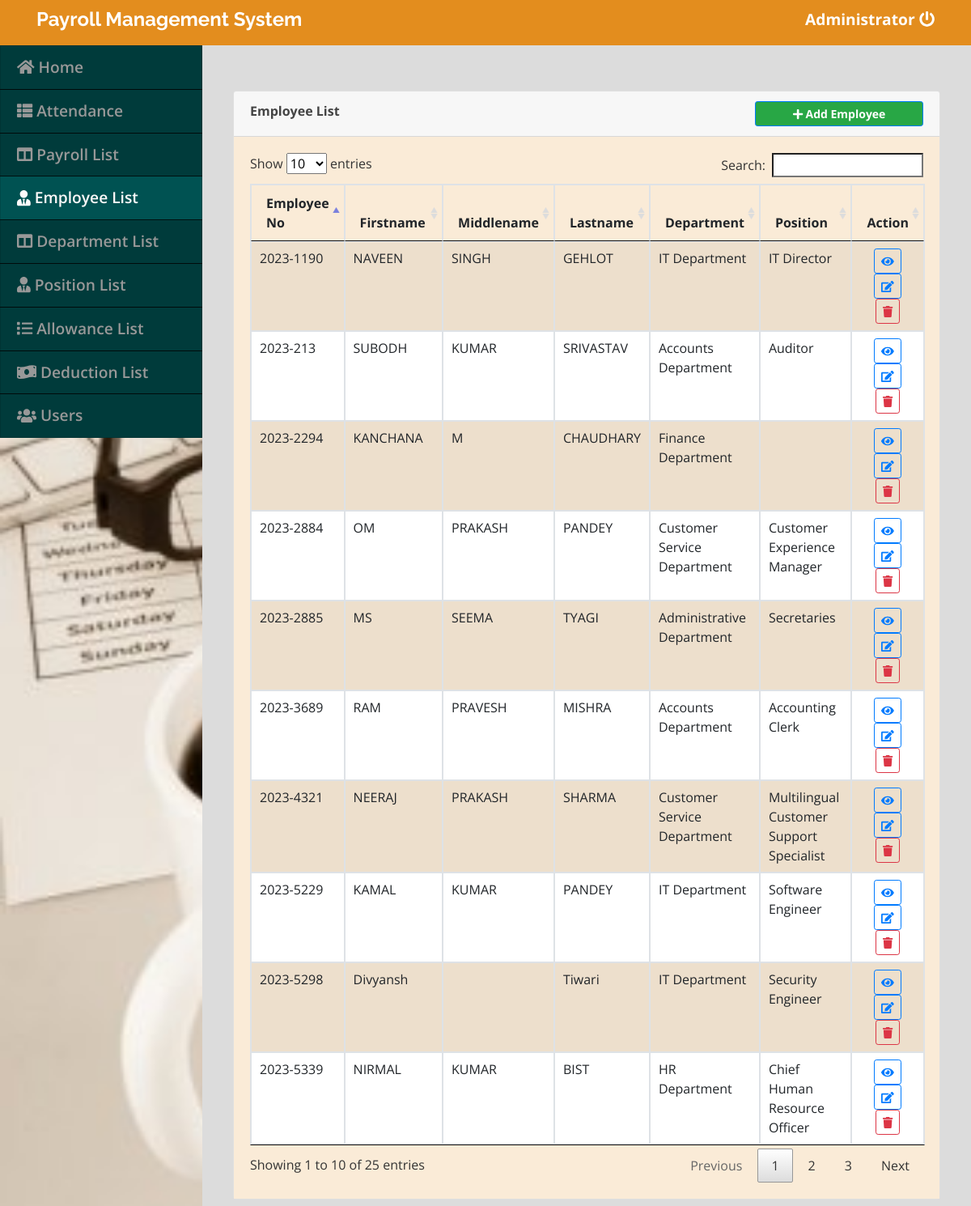
Page /index.php?page=employee (signed in) on the committed database.
### tables this page shows
CREATE TABLE `employee` (
  `id` int(20) NOT NULL,
  `employee_no` varchar(100) NOT NULL,
  `firstname` varchar(50) NOT NULL,
  `middlename` varchar(20) NOT NULL,
  `lastname` varchar(50) NOT NULL,
  `department_id` int(30) NOT NULL,
  `position_id` int(30) NOT NULL,
  `salary` double NOT NULL
);

### employee.php (the view, shortened to what this page needs)
<?php include('db_connect.php') ?>
		<div class="container-fluid " >
			<div class="col-lg-12">
				<br />
				<br />
				<div class="card">
					<div class="card-header">
						<span><b>Employee List</b></span>
						<button class="btn btn-primary btn-sm btn-block col-md-3 float-right" type="button" id="new_emp_btn" style="background-color: #28a745;color: white;font-weight: 700;"><span class="fa fa-plus"></span> Add Employee</button>
					</div>
					<div class="card-body" style="background-color: #faebd7;">
						<table id="table" class="table table-bordered table-striped">
							<thead>
								<tr>
									<th>Employee No</th>
									<th>Firstname</th>
									<th>Middlename</th>
									<th>Lastname</th>
									<th>Department</th>
									<th>Position</th>
									<th>Action</th>
								</tr>
							</thead>
							<tbody>
								<?php
									$d_arr[0] = "Unset";
									$p_arr[0] = "Unset";
									$dept = $conn->query("SELECT * from department order by name asc");
										while($row=$dept->fetch_assoc()):
											$d_arr[$row['id']] = $row['name'];
										endwhile;
										$pos = $conn->query("SELECT * from position order by name asc");
										while($row=$pos->fetch_assoc()):
											$p_arr[$row['id']] = $row['name'];
										 endwhile;
									$employee_qry=$conn->query("SELECT * FROM employee") or die(mysqli_error());
									while($row=$employee_qry->fetch_array()){
								?>
								<tr>
									<td><?php echo $row['employee_no']?></td>
									<td><?php echo $row['firstname']?></td>
									<td><?php echo $row['middlename']?></td>
									<td><?php echo $row['lastname']?></td>
									<td><?php echo $d_arr[$row['department_id']]?></td>
									<td><?php echo $p_arr[$row['position_id']]?></td>
									<td>
										<center>
										 <button class="btn btn-sm btn-outline-primary view_employee" data-id="<?php echo $row['id']?>" type="button"><i class="fa fa-eye"></i></button>
										 <button class="btn btn-sm btn-outline-primary edit_employee" data-id="<?php echo $row['id']?>" type="button"><i class="fa fa-edit"></i></button>
										<button class="btn btn-sm btn-outline-danger remove_employee" data-id="<?php echo $row['id']?>" type="button"><i class="fa fa-trash"></i></button>
										</center>
									</td>
								</tr>
								<?php
									}
								?>
							</tbody>
						</table>
					</div>
				</div>
			</div>
		</div>

### index.php (shortened to what this page needs)
<!DOCTYPE html>
<html lang="en">
<head>
<?php
 include('./header.php');
 ?>
</head>
<body>
	<?php include 'topbar.php' ?>
	<?php include 'navbar.php' ?>
  <main id="view-panel" >
      <?php $page = isset($_GET['page']) ? $_GET['page'] :'home'; ?>
  	<?php include $page.'.php' ?>
  </main>
</body>
</html>

### header.php (shortened to what this page needs)
  <link rel="stylesheet" href="assets/font-awesome/css/all.min.css">
<link href="assets/vendor/bootstrap/css/bootstrap.min.css" rel="stylesheet">
<link href="assets/vendor/icofont/icofont.min.css" rel="stylesheet">
<link href="assets/vendor/boxicons/css/boxicons.min.css" rel="stylesheet">
<link href="assets/vendor/venobox/venobox.css" rel="stylesheet">
<link href="assets/vendor/animate.css/animate.min.css" rel="stylesheet">
<link href="assets/vendor/remixicon/remixicon.css" rel="stylesheet">
<link href="assets/vendor/owl.carousel/assets/owl.carousel.min.css" rel="stylesheet">
<link href="assets/vendor/bootstrap-datepicker/css/bootstrap-datepicker.min.css" rel="stylesheet">
<link href="assets/DataTables/datatables.min.css" rel="stylesheet">
<link href="assets/css/jquery.datetimepicker.min.css" rel="stylesheet">
<link href="assets/css/select2.min.css" rel="stylesheet">
<link href="assets/css/style.css" rel="stylesheet">
<link type="text/css" rel="stylesheet" href="assets/css/jquery-te-1.4.0.css">

### topbar.php (shortened to what this page needs)
<nav class="navbar navbar-light fixed-top " style="padding:0;min-height:3.5rem; background-color: #e38d1e; border: #e38d1e;">
  <div class="container-fluid mt-2 mb-2">
  	<div class="col-lg-12"  >
      <div class="col-md-4 float-left text-white" >
        <h4><b>Payroll Management System</b></h4>
      </div>
	  	<div class="col-md-2 float-right text-white">
	  		<a href="ajax.php?action=logout" class="text-white" style="font-size:larger; font-weight:bolder; "><?php echo $_SESSION['login_name'] ?> <i class="fa fa-power-off"></i></a>
	    </div>
    </div>
  </div>
</nav>

### navbar.php (shortened to what this page needs)
<nav id="sidebar" class='mx-lt-5' style="background-color: grey;">
		<div class="sidebar-list" style="background-color: aqua; font-size:larger ;">
				<a href="index.php?page=home" class="nav-item nav-home"><span class='icon-field'><b class="fa fa-home"></b></span> Home</a>
				<a href="index.php?page=attendance" class="nav-item nav-attendance"><span class='icon-field'><i class="fa fa-th-list"></i></span> Attendance</a>
				<a href="index.php?page=payroll" class="nav-item nav-payroll"><span class='icon-field'><i class="fa fa-columns"></i></span> Payroll List</a>
				<a href="index.php?page=employee" class="nav-item nav-employee"><span class='icon-field'><i class="fa fa-user-tie"></i></span> Employee List</a>
				<a href="index.php?page=department" class="nav-item nav-department"><span class='icon-field'><i class="fa fa-columns"></i></span> Department List</a>
				<a href="index.php?page=position" class="nav-item nav-position"><span class='icon-field'><i class="fa fa-user-tie"></i></span> Position List</a>
				<a href="index.php?page=allowances" class="nav-item nav-allowances"><span class='icon-field'><i class="fa fa-list"></i></span> Allowance List</a>
				<a href="index.php?page=deductions" class="nav-item nav-deductions"><span class='icon-field'><i class="fa fa-money-bill-wave"></i></span> Deduction List</a>
				<?php if($_SESSION['login_type'] == 1): ?>
				<a href="index.php?page=users" class="nav-item nav-users"><span class='icon-field'><i class="fa fa-users"></i></span> Users</a>
			<?php endif; ?>
		</div>
</nav>

### assets/css/style.css (style rules this page uses)
body { font-family: "Open Sans", sans-serif; color: #444444; width: 100%; height: calc(100%); }
a { color: #1977cc; }
h1, h2, h3, h4, h5, h6 { font-family: "Raleway", sans-serif; }
nav#sidebar { height: calc(100%); position: fixed; z-index: 99; left: 0; width: 250px; background: url(assets/img/payroll-cover.jpg); background-repeat: no-repeat; background-size: cover; }
a.nav-item { position: relative; display: block; padding: .75rem 1.25rem; margin-bottom: -1px; border: 1px solid rgba(0,0,0,.125); background-color: #000000c4; color: #989898; font-weight: 600; }
a.nav-item:hover, .nav-item.active { background-color: #000000ad; color: #fffafa; }
main#view-panel { margin-left: 250px; width:calc(100% - 250px); margin-top: 3.5rem; padding: .5em }

### index.php (style rules this page uses)
body { background: #80808045; }

### rows in the picture
employee: employee_no "2023-3689", firstname "RAM", middlename "PRAVESH", lastname "MISHRA", department "Accounts Department", position "Accounting Clerk"
employee: employee_no "2023-213", firstname "SUBODH", middlename "KUMAR", lastname "SRIVASTAV", department "Accounts Department", position "Auditor"
employee: employee_no "2023-2885", firstname "MS", middlename "SEEMA", lastname "TYAGI", department "Administrative Department", position "Secretaries"
employee: employee_no "2023-2884", firstname "OM", middlename "PRAKASH", lastname "PANDEY", department "Customer Service Department", position "Customer Experience Manager"
employee: employee_no "2023-4321", firstname "NEERAJ", middlename "PRAKASH", lastname "SHARMA", department "Customer Service Department", position "Multilingual Customer Support Specialist"
employee: employee_no "2023-2294", firstname "KANCHANA", middlename "M", lastname "CHAUDHARY", department "Finance Department"
employee: employee_no "2023-5339", firstname "NIRMAL", middlename "KUMAR", lastname "BIST", department "HR Department", position "Chief Human Resource Officer"
employee: employee_no "2023-1190", firstname "NAVEEN", middlename "SINGH", lastname "GEHLOT", department "IT Department", position "IT Director"
employee: employee_no "2023-5229", firstname "KAMAL", middlename "KUMAR", lastname "PANDEY", department "IT Department", position "Software Engineer"
employee: employee_no "2023-5298", firstname "Divyansh", lastname "Tiwari", department "IT Department", position "Security Engineer"

### other values in the picture
$_SESSION['login_name'] "Administrator"
